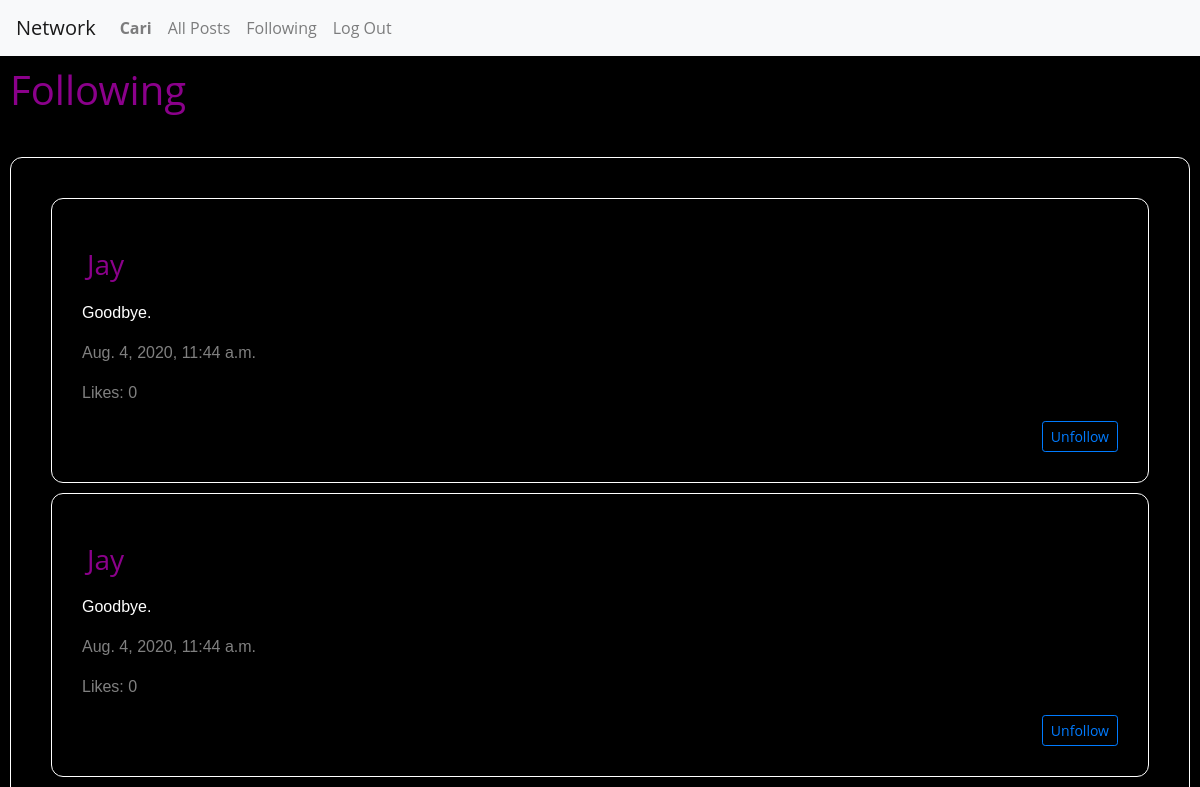
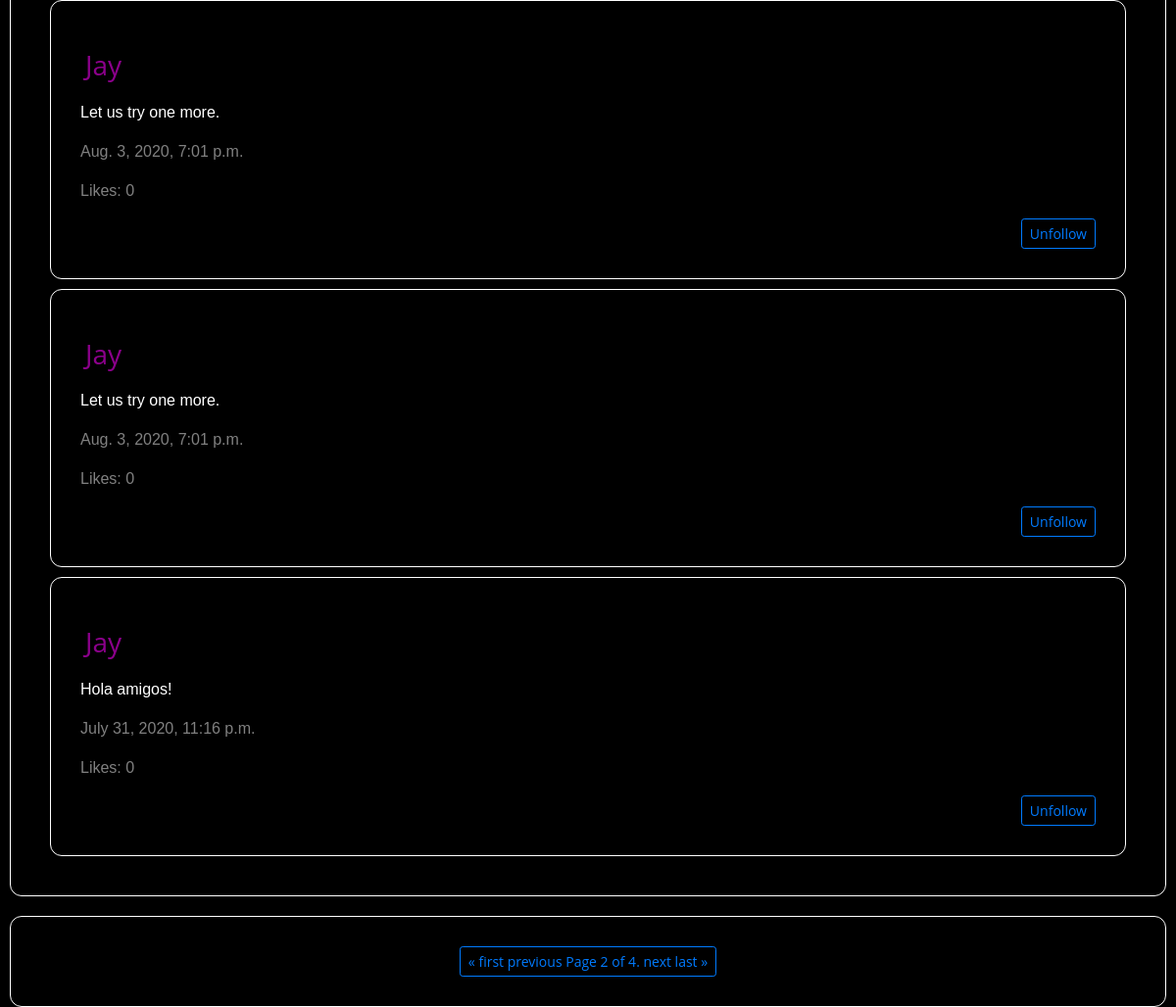
/following/Cari?page=2 (signed in), run on an earlier commit of the app's database (2 pictures, top to bottom).
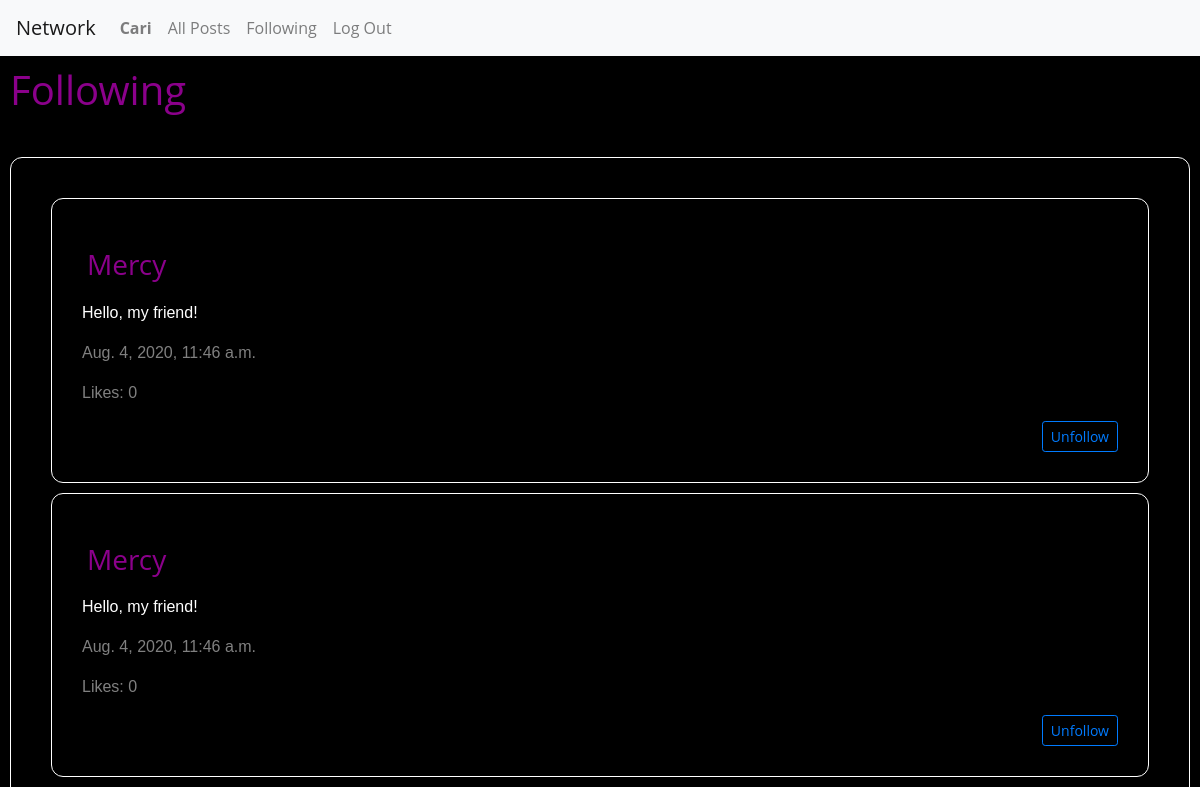
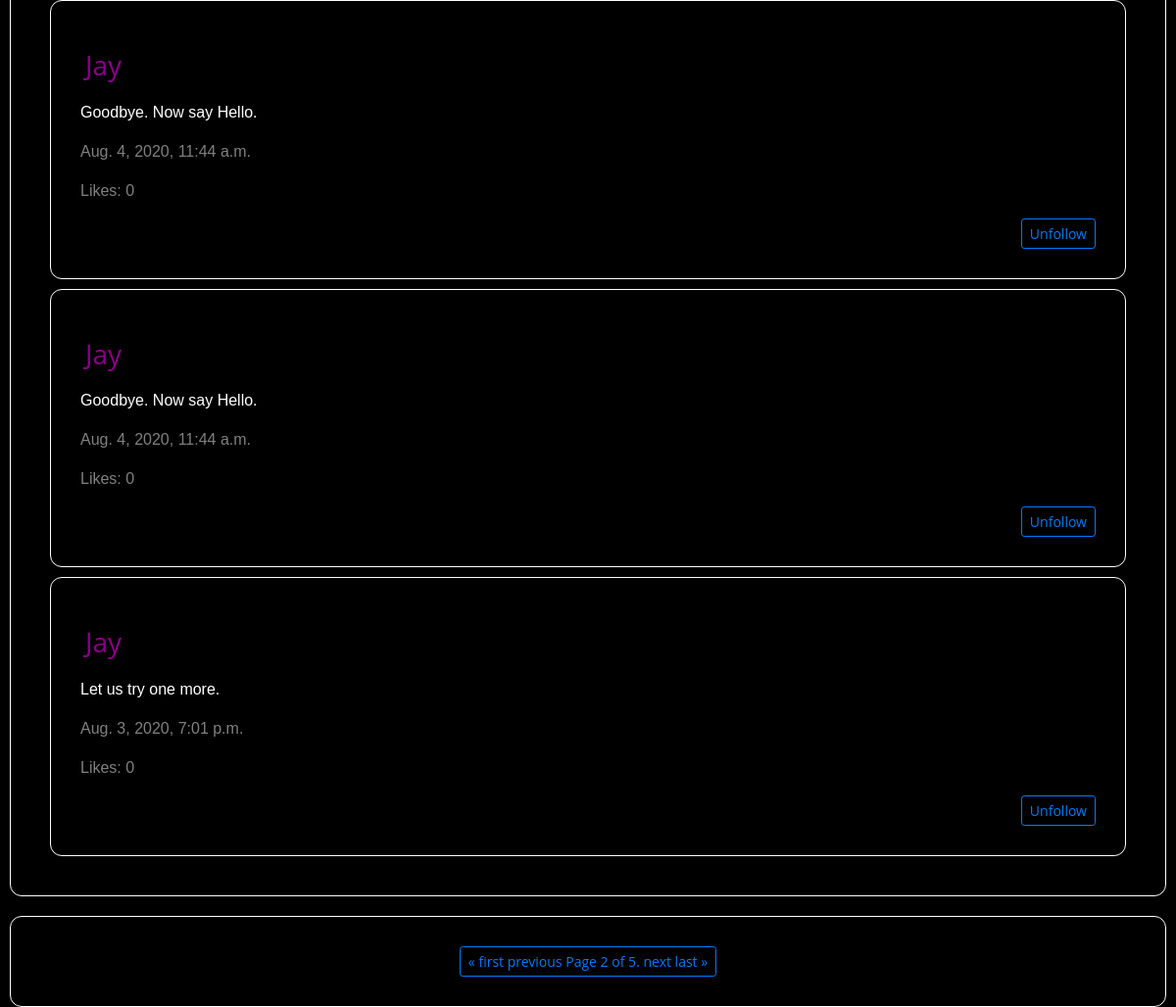
And on a later commit of the database (2 pictures, top to bottom).
### network/models.py (models this page shows, shortened)
class User(AbstractUser):
    pass

class Post(models.Model):
    username = models.ForeignKey(
        "User", default=1, on_delete=models.CASCADE, related_name="posts")
    content = models.TextField(blank=True)
    timestamp = models.DateTimeField(auto_now_add=True)
    likes = models.ManyToManyField(
        'User', default=None, blank=True, related_name='likes')
    objects = PostSerializer()

### network/views.py (the view)
# urls.py: path("following/<str:username>", views.following, name="following"),
@login_required
def following(request, username):
    if request.method == 'GET':
        username = get_object_or_404(User, username=username)
        print("user ->", username)
        follows = Follow.objects.filter(follower=username)
        posts = Post.objects.order_by("-timestamp").all()
        posts_to_follow = []
        for post in posts:
            for follower in follows:
                if follower.following == post.username:
                    posts_to_follow.append(post)
        for posts_i in posts_to_follow:
            posti_id = posts_i.id
            for post_j in posts_to_follow:
                postj_id = post_j.id
                count = 1
                if posti_id == postj_id:
                    count += 1
                if count > 1:
                    posts_to_follow.remove(post_j)
        paginator = Paginator(posts_to_follow, 5)
        page_number = request.GET.get('page')
        page_obj = paginator.get_page(page_number)
        if not follows:
            return render(request, 'network/following.html', {'message': "Could be a good idea to start to follow people of your interest!"})
    return render(request, "network/following.html", {
        "posts": posts_to_follow,
        "page_obj": page_obj
    })

### network/templates/network/following.html (shortened to what this page needs)
{% extends "network/layout.html" %}
{% load static %}
{% block body %}
<h1 id="titleLink"> Following </h1>
   <hr>
<div id="post-view">
    <div id="post-table">
    {% for post in page_obj %}
        <div class="compose-post">
            <h3 id="titlePage">{{ post.username }}</h3>
            <p class="inputText">{{ post.content }}</p>
            <p class="timeInfo">{{ post.timestamp}}</p>
            <p class="timeInfo"> Likes: 0 </p>
            <div class="follow_profile">
                <form>
                <button id="follow_profile" type="submit" class="btn btn-sm btn-outline-primary" value="Unfollow" name="follow_profile">Unfollow</button>
            </div>
        </div>
    {% endfor %}
    </div>
</div>
<div class="compose-post" id="compose-post">
        <div class="pagination justify-content-center">
            <span class="step-links btn btn-sm btn-outline-primary">
                {% if page_obj.has_previous %}
                    <a href="?page=1">&laquo; first</a>
                    <a href="?page={{ page_obj.previous_page_number }}">previous</a>
                {% endif %}
                <span class="current">
                    Page {{ page_obj.number }} of {{ page_obj.paginator.num_pages }}.
                </span>
                {% if page_obj.has_next %}
                    <a href="?page={{ page_obj.next_page_number }}">next</a>
                    <a href="?page={{ page_obj.paginator.num_pages }}">last &raquo;</a>
                {% endif %}
            </span>
        </div>
    </div>
{% endblock %}

### network/templates/network/layout.html (shortened to what this page needs)
{% load static %}
<!DOCTYPE html>
<html lang="en">
    <head>
        <link rel="stylesheet" href="https://stackpath.bootstrapcdn.com/bootstrap/4.4.1/css/bootstrap.min.css">
        <link href="{% static 'network/styles.css' %}" rel="stylesheet">
    </head>
    <body>
        <nav class="navbar navbar-expand-lg navbar-light bg-light">
            <a class="navbar-brand" href="{% url 'index' %}">Network</a>
            <div>
              <ul class="navbar-nav mr-auto">
                {% if user.is_authenticated %}
                    <li class="nav-item">
                        <a class="nav-link" href="{% url 'profile' user.username %}"><strong>{{ user.username }}</strong></a>
                    </li>
                {% endif %}
                <li class="nav-item">
                  <a class="nav-link" href="{% url 'posts' %}" id='all_post'>All Posts</a>
                </li>
                {% if user.is_authenticated %}
                    <li class="nav-item">
                        <a class="nav-link" href="{% url 'following' user.username %}" id='follow'>Following</a>
                    </li>
                    <li class="nav-item">
                        <a class="nav-link" href="{% url 'logout' %}">Log Out</a>
                    </li>
                {% endif %}
              </ul>
            </div>
          </nav>
        <div class="body">
            {% block body %}
            {% endblock %}
        </div>
    </body>
</html>

### network/static/network/styles.css (style rules this page uses)
* { box-sizing: border-box; }
body { font-family: "Open Sans", arial, sans-serif; margin: 10; height: 100vh; width: 100vw; color: #8b008b; background: #000000; }
h3 { margin: 0.5em 0; }
#titleLink { width: 100%; display: flex; align-items: flex-start; justify-content: left; padding: 10px; }
#titlePage { width: 100%; display: flex; align-items: flex-start; justify-content: left; padding: 5px; }
#post-view { padding: 30px; margin: 10px; border: 1px solid white; border-radius: 12px; clear: both; border-collapse: separate; }
.follow_profile { display: flex; align-items: flex-end; justify-content: flex-end; flex-direction: row; }
.compose-post { padding: 30px; margin: 10px; border: 1px solid white; border-radius: 12px; clear: both; vertical-align: inherit; border-collapse: separate; }
.inputText { color: white; font-family: Verdana, Geneva, Tahoma, sans-serif; }
.timeInfo { color: grey; font-family: Verdana, Geneva, Tahoma, sans-serif; }

What changed in the data, as far as the page shows it:
no longer on this page (row edited): Post: username "Jay", content "Hola amigos!", timestamp "July 31, 2020, 11:16 p.m."
no longer on one of the page's lists (row unchanged): Post: username "Jay", content "Let us try one more.", timestamp "Aug. 3, 2020, 7:01 p.m."
now on this page (row unchanged): Post: username "Mercy", content "Hello, my friend!", timestamp "Aug. 4, 2020, 11:46 a.m."
changed Post: content "Goodbye." → "Goodbye. Now say Hello."
Also different on the page:
{{ page_obj.paginator.num_pages }}: "4" → "5"
